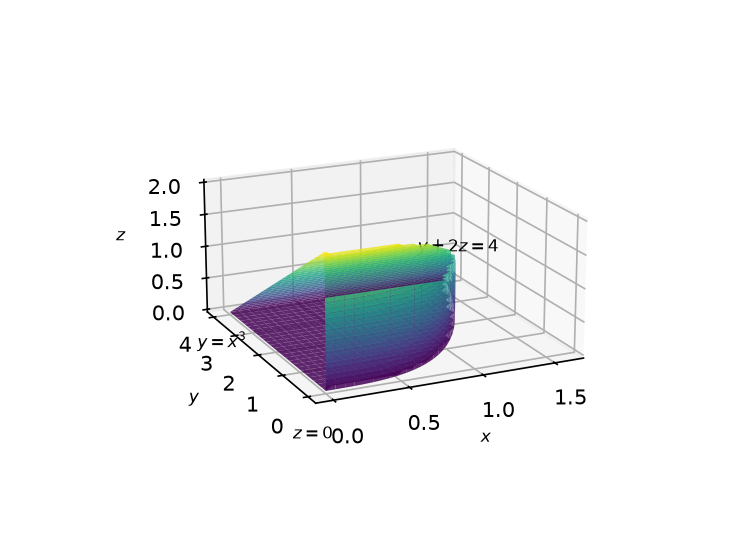

Generate this figure with Python:
"""Figure 1: the solid E bounded by y = x^3, z = 0, and y + 2z = 4."""

import matplotlib
matplotlib.use("Agg")
import matplotlib.pyplot as plt
import numpy as np

figure, axes = plt.subplots(1, 1, figsize=(5, 3.6), subplot_kw={"projection": "3d"})
cmap = plt.get_cmap("viridis")
xx = np.linspace(0, 4 ** (1 / 3), 26)
zz = np.linspace(0, 2, 26)
XW, ZW = np.meshgrid(xx, zz)
axes.plot_surface(XW, XW ** 3, np.where(ZW <= (4 - XW ** 3) / 2, ZW, np.nan), cmap=cmap, alpha=0.85)
XX, YY = np.meshgrid(xx, np.linspace(0, 4, 26))
mask = YY >= XX ** 3
axes.plot_surface(XX, YY, np.where(mask, 2 - YY / 2, np.nan), cmap=cmap, alpha=0.85)
axes.plot_surface(XX, YY, np.where(mask, np.zeros_like(YY), np.nan), cmap=cmap, alpha=0.85)
axes.set_box_aspect((4, 4, 2))
axes.view_init(elev=18, azim=-115)
axes.text2D(0.05, 0.32, "$y = x^3$", transform=axes.transAxes, fontsize=8)
axes.text2D(0.58, 0.55, "$y + 2z = 4$", transform=axes.transAxes, fontsize=8)
axes.text2D(0.28, 0.10, "$z = 0$", transform=axes.transAxes, fontsize=8)
axes.set_xlabel("$x$", fontsize=8)
axes.set_ylabel("$y$", fontsize=8)
axes.set_zlabel("$z$", fontsize=8)
figure.canvas.draw()
renderer = figure.canvas.get_renderer()
artists = list(axes.texts) + ([axes.get_legend()] if axes.get_legend() else [])
for artist in artists:
    box = artist.get_window_extent(renderer)
    name = artist.get_text() if hasattr(artist, "get_text") else "legend"
    assert axes.bbox.x0 - 1 <= box.x0 and box.x1 <= axes.bbox.x1 + 1, name
    assert axes.bbox.y0 - 1 <= box.y0 and box.y1 <= axes.bbox.y1 + 1, name
figure.savefig("calculus-15.7.31/solution/part1_figure1.png", dpi=150)
print("PASS figure")
